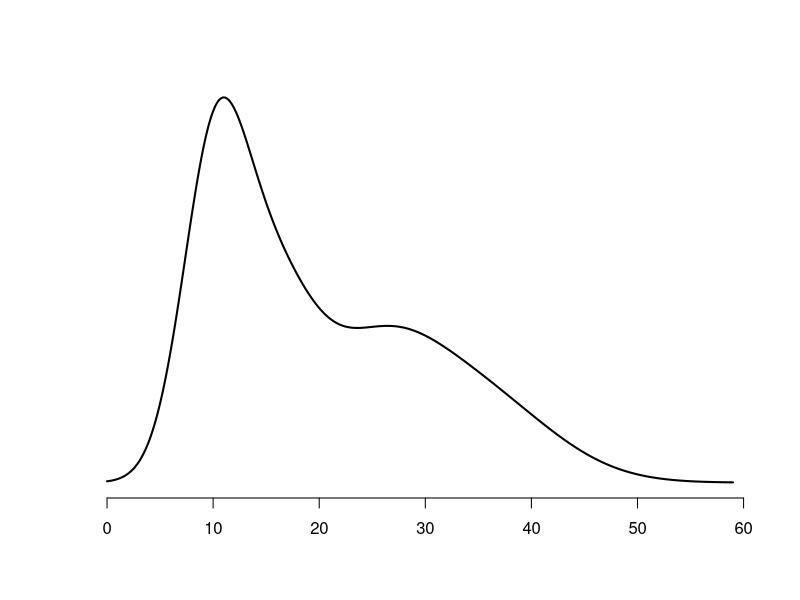
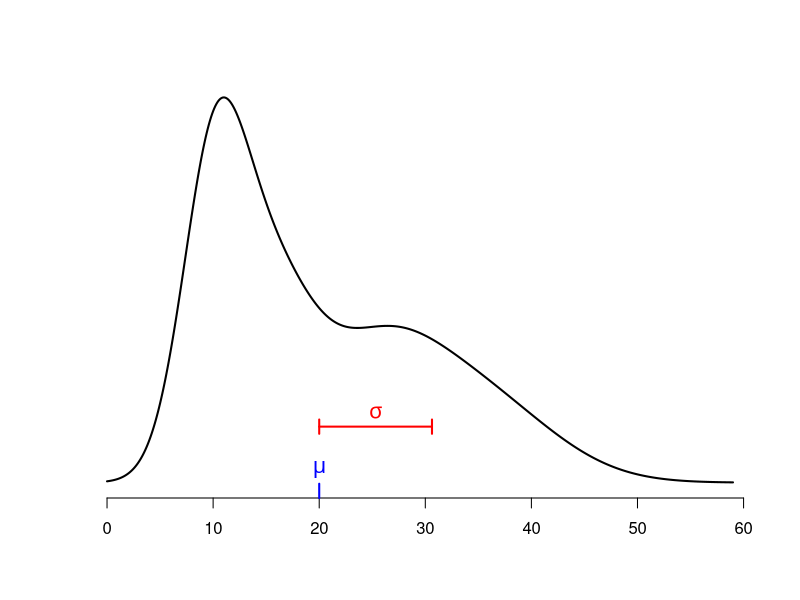
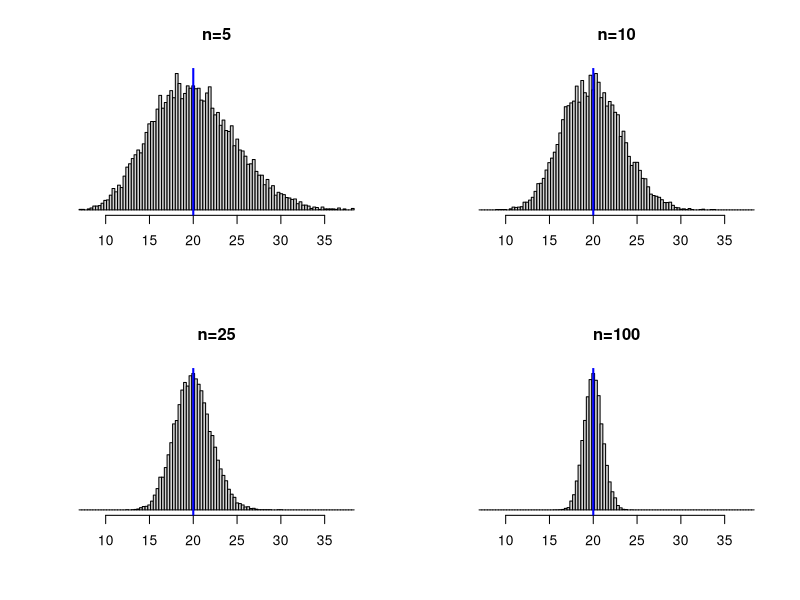
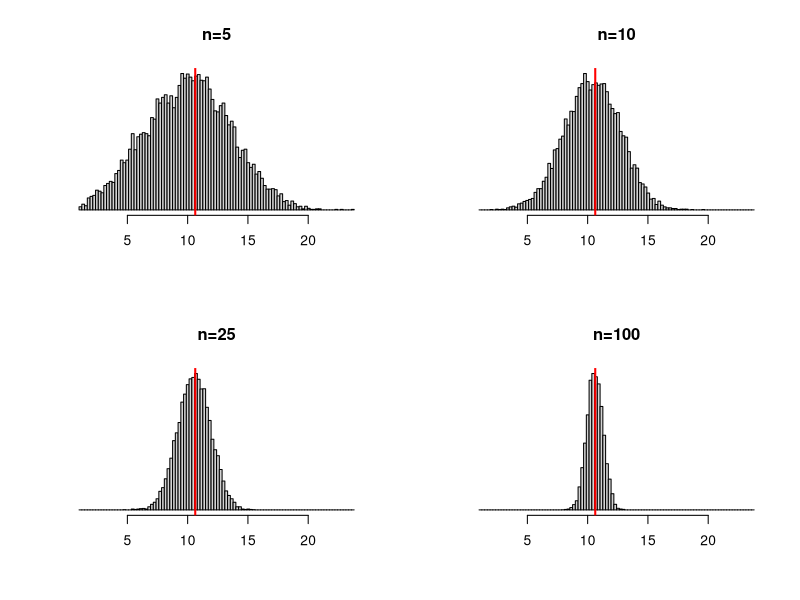

Write the R code that produced these figures, in order.
## ---- chunk 1
p <- c(0.3,0.25,0.25,0.2)
m <- c(10,15,25,35)
s <- c(3,4,6,7)
## ---- chunk 2
x <- seq(0,59,by=0.1)
f <- rep(0,length(x))
for(i in 1:length(m)) f <- f + p[i] * dnorm(x, m[i], s[i])
## ---- chunk 3
plot(x,f,type="l",lwd=2,yaxt="n",ylab="",bty="n",ylim=c(0,max(f)),xlab="")
## ---- chunk 4
M <- sum(m*p)
S <- sqrt(sum(s^2*p) + sum(m^2*p) - sum(m*p)^2)
## ---- chunk 5
u <- par("usr") # gets the actual limits of figure region
plot(x,f,type="l",lwd=2,yaxt="n",ylab="",bty="n",ylim=c(0,max(f)),xlab="")
segments(M,u[3],M,u[3]+0.002,xpd=TRUE,lwd=2,col="blue")
text(M,u[3]+0.004,expression(mu),cex=1.3,col="blue")
segments(c(M,M,M+S), u[3]+0.01-c(0,0.001,0.001),c(M+S,M,M+S), u[3]+0.01+c(0,0.001,0.001),
         lwd=2,col="red")
text(M+S/2,u[3]+0.012,expression(sigma),cex=1.3,col="red")
## ---- chunk 6
sammix <- function(n=10,m,s,p){
  a <- 1:length(m)
  x <- sample(1:length(m),n,rep=TRUE,prob=p)
  rnorm(n,m[x],s[x])
}
## ---- chunk 7
x5 <- matrix(sammix(10000*5,m,s,p),ncol=5)
x10 <- matrix(sammix(10000*10,m,s,p),ncol=10)
x25 <- matrix(sammix(10000*25,m,s,p),ncol=25)
x100 <- matrix(sammix(10000*100,m,s,p),ncol=100)
## ---- chunk 8
m5 <- apply(x5,1,mean)
m10 <- apply(x10,1,mean)
m25 <- apply(x25,1,mean)
m100 <- apply(x100,1,mean)
## ---- chunk 9
r <- range(c(m5,m10,m25,m100)) # range of sample means
br <- seq(r[1],r[2],length=101) # defines bins in histograms
par(mfrow=c(2,2)) # results in 2 rows and 2 columns of plots
hist(m5,breaks=br,xlab="",ylab="",main="n=5",yaxt="n")
abline(v=M,col="blue",lwd=2)
hist(m10,breaks=br,xlab="",ylab="",main="n=10",yaxt="n")
abline(v=M,col="blue",lwd=2)
hist(m25,breaks=br,xlab="",ylab="",main="n=25",yaxt="n")
abline(v=M,col="blue",lwd=2)
hist(m100,breaks=br,xlab="",ylab="",main="n=100",yaxt="n")
abline(v=M,col="blue",lwd=2)
## ---- chunk 10
s5 <- apply(x5,1,sd)
s10 <- apply(x10,1,sd)
s25 <- apply(x25,1,sd)
s100 <- apply(x100,1,sd)
## ---- chunk 11
rs <- range(c(s5,s10,s25,s100)) # range of sample means
brs <- seq(rs[1],rs[2],length=101) # defines bins in histograms
par(mfrow=c(2,2)) # results in 2 rows and 2 columns of plots
hist(s5,breaks=brs,xlab="",ylab="",main="n=5",yaxt="n")
abline(v=S,col="red",lwd=2)
hist(s10,breaks=brs,xlab="",ylab="",main="n=10",yaxt="n")
abline(v=S,col="red",lwd=2)
hist(s25,breaks=brs,xlab="",ylab="",main="n=25",yaxt="n")
abline(v=S,col="red",lwd=2)
hist(s100,breaks=brs,xlab="",ylab="",main="n=100",yaxt="n")
abline(v=S,col="red",lwd=2)
